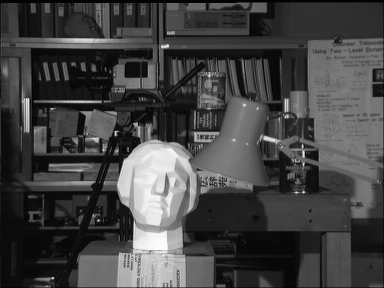
#> input picture 11-opticalflow/imgs/tsukuba_l.png, 384 x 288 px
$ jupyter execute depthmap.ipynb
#> lines starting #> are read from the running program, lines starting #| are printed output that depends on the picture
[cell 1]
from PIL import Image, ImageDraw
import numpy as np
from matplotlib import pyplot as plt
import cv2

[cell 2]
imgL = cv2.imread('imgs/tsukuba_l.png',0)
#> imgL is the input picture: shape (288, 384); min 0, max 252, mean 67.6
#imgL_gray = cv2.cvtColor(imgL, cv2.COLOR_BGR2GRAY)
imgR = cv2.imread('imgs/tsukuba_r.png',0)
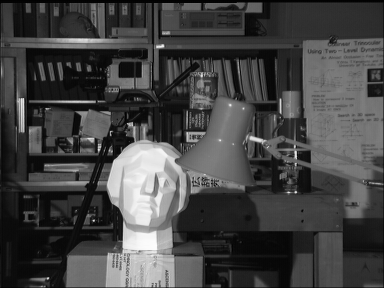
#> input picture 11-opticalflow/imgs/tsukuba_r.png, 384 x 288 px
#> imgR is the input picture: shape (288, 384); min 0, max 253, mean 68
#imgR_gray = cv2.cvtColor(imgR, cv2.COLOR_BGR2GRAY)

[cell 3]
plt.imshow(cv2.cvtColor(imgL, cv2.COLOR_BGR2RGB))

[cell 4]
plt.imshow(cv2.cvtColor(imgR, cv2.COLOR_BGR2RGB))

[cell 5]
#視差
stereo = cv2.StereoBM.create(numDisparities=16, blockSize=15)
disparity_px = stereo.compute(imgL, imgR)
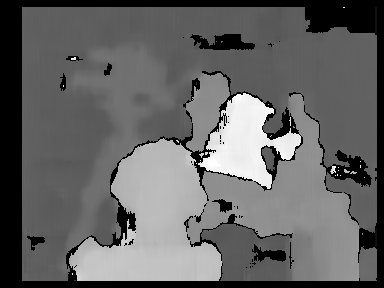
#> disparity_px: shape (288, 384) int16; min -16, max 240, mean 85.2; drawn with min black and max white

# raw output
plt.figure(figsize=(13,3))
plt.imshow(disparity_px, cmap="gray")
plt.colorbar()
plt.show()
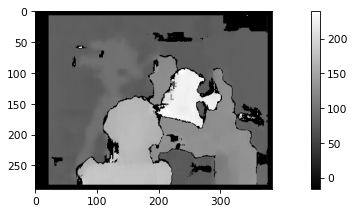
#> figure drawn by matplotlib, 2 panels

[cell 6]
#深度マップ推定 -- ここでは簡単にするため、平行カメラを仮定する

fov = 90  # [deg]
base_line = 20  # [cm]
width = disparity_px.shape[1]  # [px]
#> width = 384

# focus: px
fov_ = fov * np.pi / 180  # [rad]
focus = (width/2) / np.tan(fov_/2)  # focus = f
#> focus = 192

# convert disparity to depth
with np.errstate(divide='ignore'):
 depth = np.where( disparity_px>0.0001, base_line * focus / disparity_px,0)
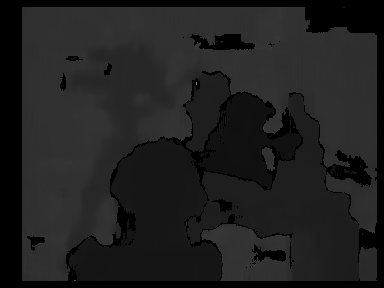
#> depth: shape (288, 384) float64; min 0, max 123.9, mean 32
# depth = b * f / (disparity_px)　# this line above is equivalent to the line below

# set unexpected values to zero
depth[np.where(depth < 0)] = 0
depth[np.where(depth > 500)] = 0

# show result
plt.imshow(depth,cmap="gray")
